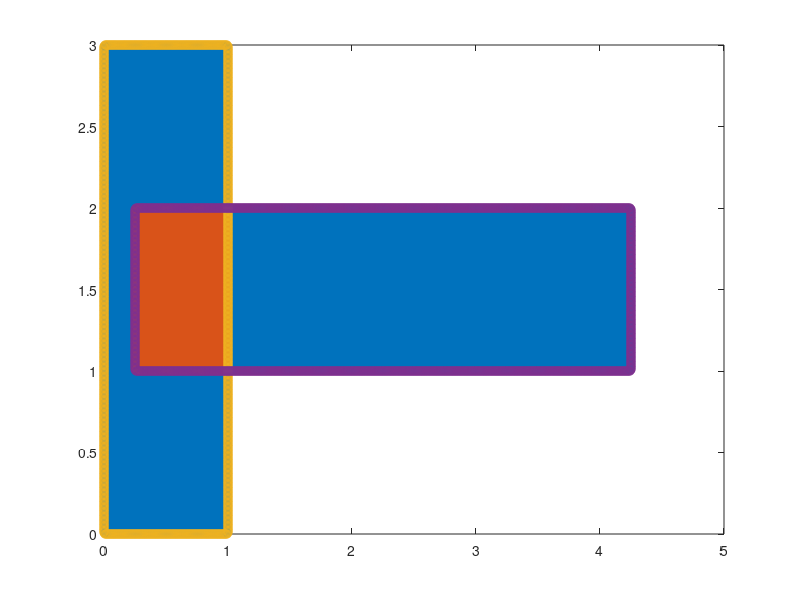
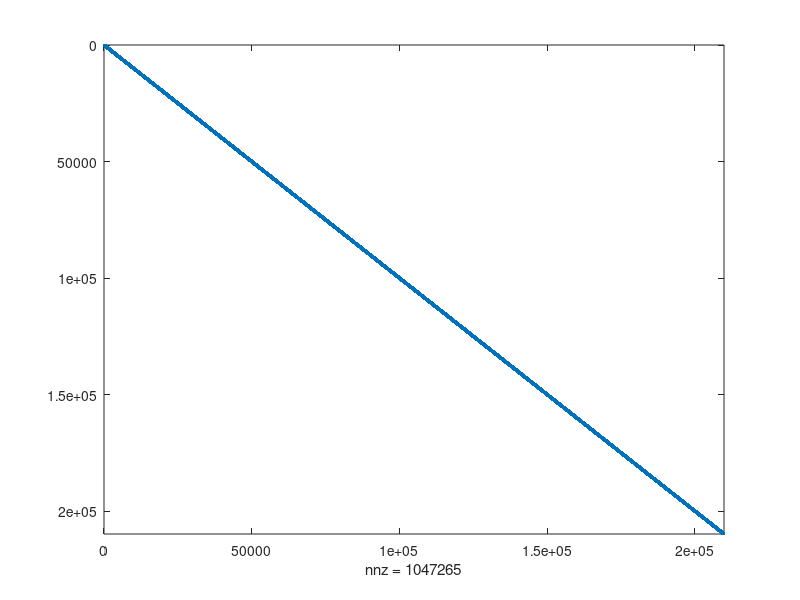

Recreate these plots in MATLAB, in order.
clearvars; clc; m = 7; nmax = 5;
a = 1/4; b = 1; alpha = 2; beta = 7/2; gamma = 2;

rectangle1_x1 = 0; rectangle1_x2 = 1;
rectangle1_y1 = 0; rectangle1_y2 = 3;

rectangle2_x1 = a; rectangle2_x2 = a+4;
rectangle2_y1 = b; rectangle2_y2 = b+1;

h = 1/2^m;

%Beginning of function
rectangle_x1 = min([rectangle1_x1,rectangle2_x1]);
rectangle_x2 = max([rectangle1_x2,rectangle2_x2]);
rectangle_y1 = min([rectangle1_y1,rectangle2_y1]);
rectangle_y2 = max([rectangle1_y2,rectangle2_y2]);

[X,Y]=meshgrid(...
    rectangle_x1:h:rectangle_x2,...
    rectangle_y1:h:rectangle_y2);

rectangle1_m1 = (rectangle1_x2-rectangle1_x1)/h+1;
rectangle1_m2 = (rectangle1_y2-rectangle1_y1)/h+1;
rectangle2_m1 = (rectangle2_x2-rectangle2_x1)/h+1;
rectangle2_m2 = (rectangle2_y2-rectangle2_y1)/h+1;
m1 = (rectangle_x2-rectangle_x1)/h+1;
m2 = (rectangle_y2-rectangle_y1)/h+1;

is_in_rectangle1 = rectangle1_x1 < X & X < rectangle1_x2 &...
    rectangle1_y1 < Y & Y < rectangle1_y2;
is_in_rectangle2 = rectangle2_x1 < X & X < rectangle2_x2 &...
    rectangle2_y1 < Y & Y < rectangle2_y2;
is_in_rectangle1_or_2 = is_in_rectangle1 | is_in_rectangle2;
is_in_rectangle1_and_2 = is_in_rectangle1 & is_in_rectangle2;
is_in_border1 = (...
    (rectangle1_x1 == X & rectangle1_y1 < Y & Y < rectangle1_y2) | ...
    (rectangle1_x2 == X & rectangle1_y1 < Y & Y < rectangle1_y2) | ...
    (rectangle1_y1 == Y & rectangle1_x1 < X & X < rectangle1_x2) | ...
    (rectangle1_y2 == Y & rectangle1_x1 < X & X < rectangle1_x2));
is_in_border2 = (...
    (rectangle2_x1 == X & rectangle2_y1 < Y & Y < rectangle2_y2) | ...
    (rectangle2_x2 == X & rectangle2_y1 < Y & Y < rectangle2_y2) | ...
    (rectangle2_y1 == Y & rectangle2_x1 < X & X < rectangle2_x2) | ...
    (rectangle2_y2 == Y & rectangle2_x1 < X & X < rectangle2_x2));
is_in_border = (is_in_border1 | is_in_border2) & (~is_in_rectangle1_or_2);

figure(1)
plot(X(is_in_rectangle1_or_2),Y(is_in_rectangle1_or_2),'o'); hold on
plot(X(is_in_rectangle1_and_2),Y(is_in_rectangle1_and_2),'o'); hold on
plot(X(is_in_border1),Y(is_in_border1),'o'); hold on
plot(X(is_in_border2),Y(is_in_border2),'o'); hold off

T_m1 = 2*speye(m2)+...
    sparse(2:m2,1:m2-1,-ones(m2-1,1),m2,m2)+...
    sparse(1:m2-1,2:m2,-ones(m2-1,1),m2,m2);
I_m1 = speye(m2);
A_m = m1*m2;
A_rectangle = sparse(A_m,A_m);
A_rectangle(1:m2,1:m2) = T_m1+2*I_m1;
A_rectangle(1:m2,m2+1:2*m2) = -I_m1;
for i=2:m1-1
    A_rectangle((i-1)*m2+1:i*m2,(i-1)*m2+1:i*m2) = T_m1+2*I_m1;
    A_rectangle((i-1)*m2+1:i*m2,i*m2+1:(i+1)*m2) = -I_m1;
    A_rectangle((i-1)*m2+1:i*m2,(i-2)*m2+1:(i-1)*m2) = -I_m1;
end
A_rectangle((m1-1)*m2+1:m1*m2,(m1-1)*m2+1:m1*m2) = T_m1+2*I_m1;
A_rectangle((m1-1)*m2+1:m1*m2,(m1-2)*m2+1:(m1-1)*m2) = -I_m1;
figure(2);spy(A_rectangle)
